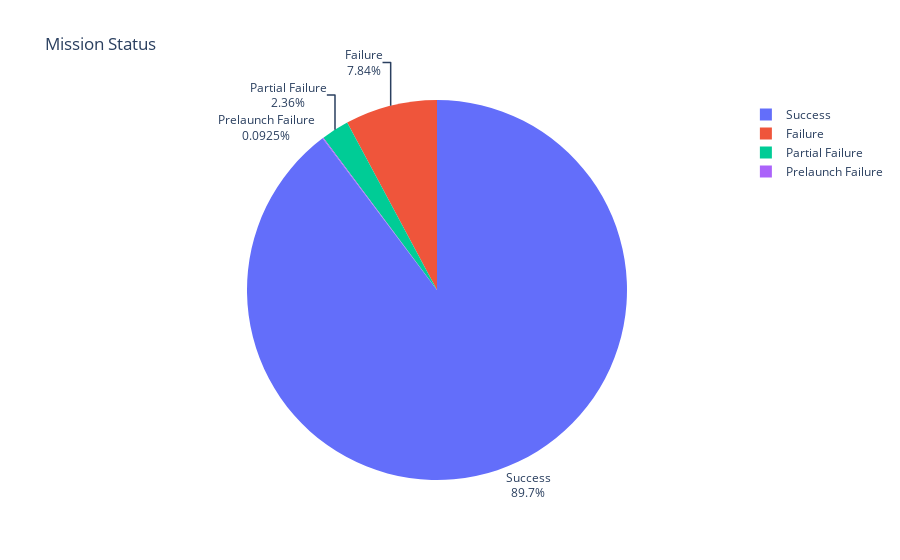

Source (notebook cell):
### Code cell
mission_status_pie = px.pie(
    values=mission_status.values, names=mission_status.index, title='Mission Status')
mission_status_pie.update_traces(
    textposition='outside', textinfo='percent+label')
mission_status_pie.show()

### Figure 1 — Plotly figure (JSON) as saved in the notebook; plotly's stock layout.template omitted (floating-point values rounded to 4 significant figures)
{"data": [{"domain": {"x": [0, 1], "y": [0, 1]}, "hovertemplate": "label=%{label}<br>value=%{value}<extra></extra>", "labels": ["Success", "Failure", "Partial Failure", "Prelaunch Failure"], "legendgroup": "", "name": "", "showlegend": true, "textinfo": "percent+label", "textposition": "outside", "type": "pie", "values": [3879, 339, 102, 4]}], "layout": {"legend": {"tracegroupgap": 0}, "title": {"text": "Mission Status"}}}
